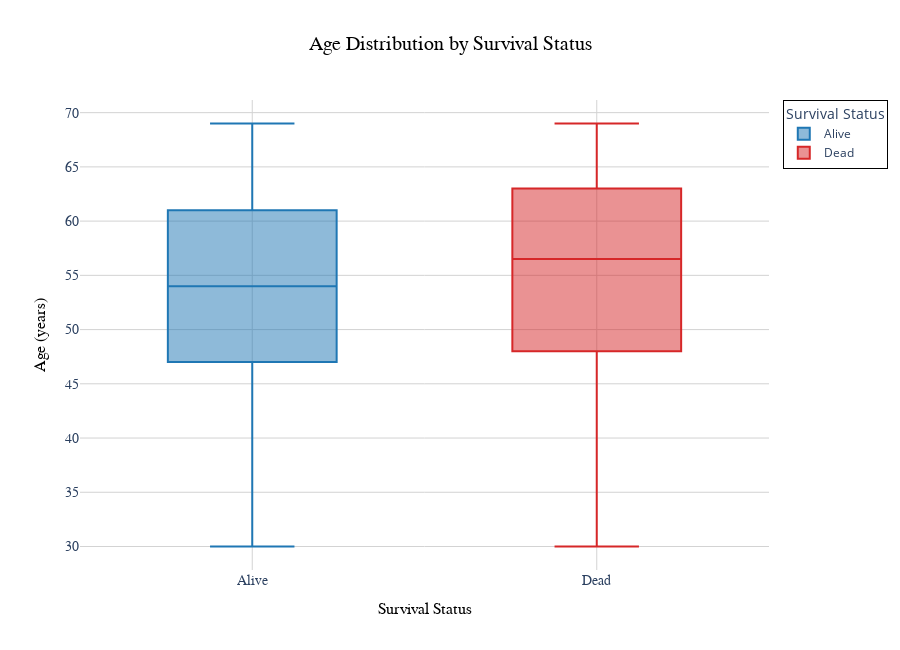

The notebook cell this image was saved under:
### Markdown cell above
### Age Distribution by Survival Status

### Code cell
import plotly.express as px
import plotly.io as pio

fig = px.box(
    df,
    x='Status',
    y='Age',
    color='Status',
    hover_data=['Survival Months', '6th Stage', 'Tumor Size', 'Estrogen Status'],
    title='Age Distribution by Survival Status',
    labels={
        'Age': 'Age (years)',
        'Status': 'Survival Status',
        'Survival Months': 'Survival Months'
    },
    color_discrete_map={'Alive': '#1f77b4', 'Dead': '#d62728'}
)

fig.update_traces(
    marker=dict(size=8, opacity=0.8, line=dict(width=1, color='black')),  
    line=dict(width=2)  # Box outline
)

fig.update_layout(
    width=900, 
    height=650,  
    showlegend=True,  
    legend=dict(
        title='Survival Status',
        bordercolor='black',
        borderwidth=1,
        bgcolor='rgba(255, 255, 255, 0.8)',
        font=dict(size=12)
    ),
    plot_bgcolor='white',  
    paper_bgcolor='white',
    font=dict(size=14), 
    title=dict(
        text='Age Distribution by Survival Status',
        font=dict(size=20, family='Arial', color='black'),
        x=0.5  # Centered title
    ),
    xaxis=dict(
        title='Survival Status',
        title_font=dict(size=16, family='Arial', color='black'),
        tickfont=dict(size=14, family='Arial'),
        gridcolor='lightgray',
        zeroline=False
    ),
    yaxis=dict(
        title='Age (years)',
        title_font=dict(size=16, family='Arial', color='black'),
        tickfont=dict(size=14, family='Arial'),
        gridcolor='lightgray',
        zeroline=False
    )
)

fig.update_traces(
    hovertemplate=(
        "Status: %{x}<br>"
        "Age: %{y} years<br>"
        "Survival Months: %{customdata[0]}<br>"
        "6th Stage: %{customdata[1]}<br>"
        "Tumor Size: %{customdata[2]} mm<br>"
        "Estrogen Status: %{customdata[3]}<extra></extra>"
    )
)

fig.show()

pio.write_html(fig, 'age_by_status_boxplot.html')

### Figure 1 — Plotly figure (JSON) as saved in the notebook; plotly's stock layout.template omitted (floating-point values rounded to 4 significant figures; data arrays with more than 128 entries replaced by an {"elided": "..."} marker saying what was removed)
{"data": [{"alignmentgroup": "True", "customdata": {"elided": "3407x4 mixed values"}, "hovertemplate": "Status: %{x}<br>Age: %{y} years<br>Survival Months: %{customdata[0]}<br>6th Stage: %{customdata[1]}<br>Tumor Size: %{customdata[2]} mm<br>Estrogen Status: %{customdata[3]}<extra></extra>", "legendgroup": "Alive", "line": {"width": 2}, "marker": {"color": "#1f77b4", "line": {"color": "black", "width": 1}, "opacity": 0.8, "size": 8}, "name": "Alive", "notched": false, "offsetgroup": "Alive", "orientation": "v", "showlegend": true, "type": "box", "x": {"elided": "3407 str values"}, "x0": " ", "xaxis": "x", "y": {"elided": "3407 int values"}, "y0": " ", "yaxis": "y"}, {"alignmentgroup": "True", "customdata": {"elided": "616x4 mixed values"}, "hovertemplate": "Status: %{x}<br>Age: %{y} years<br>Survival Months: %{customdata[0]}<br>6th Stage: %{customdata[1]}<br>Tumor Size: %{customdata[2]} mm<br>Estrogen Status: %{customdata[3]}<extra></extra>", "legendgroup": "Dead", "line": {"width": 2}, "marker": {"color": "#d62728", "line": {"color": "black", "width": 1}, "opacity": 0.8, "size": 8}, "name": "Dead", "notched": false, "offsetgroup": "Dead", "orientation": "v", "showlegend": true, "type": "box", "x": {"elided": "616 str values"}, "x0": " ", "xaxis": "x", "y": {"elided": "616 int values"}, "y0": " ", "yaxis": "y"}], "layout": {"boxmode": "overlay", "font": {"size": 14}, "height": 650, "legend": {"bgcolor": "rgba(255, 255, 255, 0.8)", "bordercolor": "black", "borderwidth": 1, "font": {"size": 12}, "title": {"text": "Survival Status"}, "tracegroupgap": 0}, "paper_bgcolor": "white", "plot_bgcolor": "white", "showlegend": true, "title": {"font": {"color": "black", "family": "Arial", "size": 20}, "text": "Age Distribution by Survival Status", "x": 0.5}, "width": 900, "xaxis": {"anchor": "y", "categoryarray": ["Alive", "Dead"], "categoryorder": "array", "domain": [0, 1], "gridcolor": "lightgray", "tickfont": {"family": "Arial", "size": 14}, "title": {"font": {"color": "black", "family": "Arial", "size": 16}, "text": "Survival Status"}, "zeroline": false}, "yaxis": {"anchor": "x", "domain": [0, 1], "gridcolor": "lightgray", "tickfont": {"family": "Arial", "size": 14}, "title": {"font": {"color": "black", "family": "Arial", "size": 16}, "text": "Age (years)"}, "zeroline": false}}}
